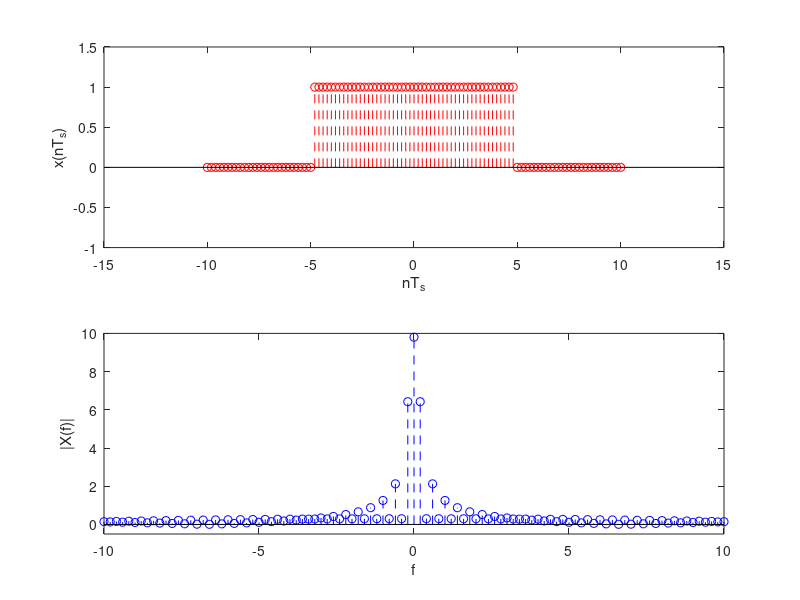

The MATLAB script that drew this image:
a = input('Ingrese el valor de a = ');
T=2*a;                                                                       % duración de la señal
f0=1;                                                                      % valor de la frecuencia lineal
fs=100*f0; Ts=4*a/fs;                                                % intervalo de muestreo y frecuencia de muestreo
t= [-2*a:Ts:2*a];                                                             % vector de tiempo
x= (abs(t)< a); X=fft(x)*Ts;                             % sinusoidal muestreada y su transformada de Fourier
f= [-2*a:4*a/100:2*a];  % vector de frecuencias
subplot(2,1,1); stem(t,x,'r--o'); axis([-15 15 -1 1.5]); xlabel('nT_s'); ylabel('x(nT_s)');
subplot(2,1,2); stem(f,fftshift(abs(X)),'b--o'); axis([-2*a 2*a -.5 2*a]); xlabel('f'); ylabel('|X(f)|');
